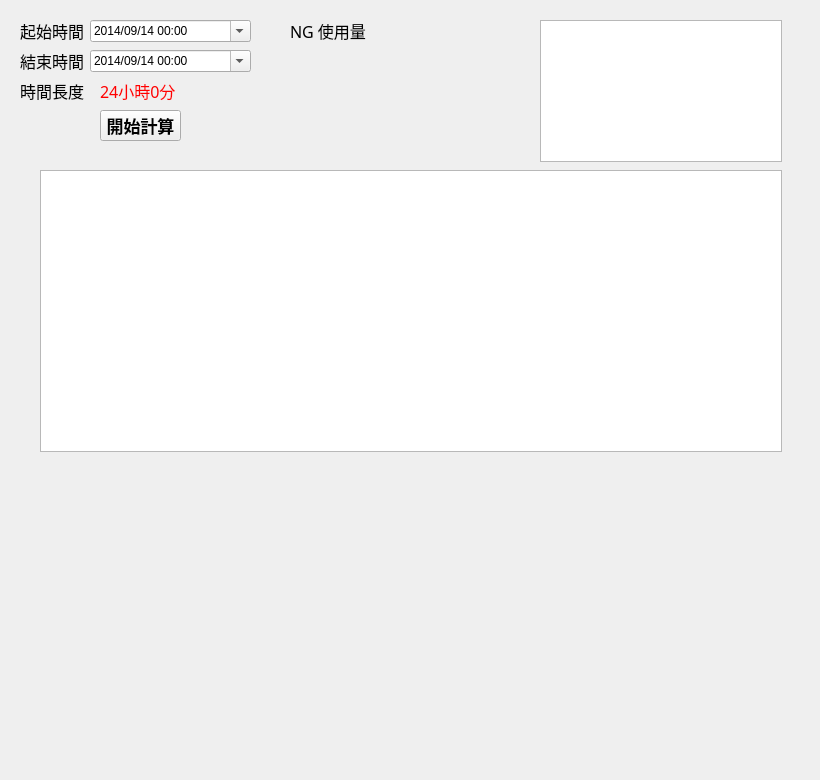
    <widget class="QWidget" name="tab_3">
     <attribute name="title">
      <string>NG 效益計算</string>
     </attribute>
     <widget class="QDateTimeEdit" name="dateTimeEdit">
      <property name="geometry">
       <rect>
        <x>90</x>
        <y>20</y>
        <width>161</width>
        <height>22</height>
       </rect>
      </property>
      <property name="maximumDateTime">
       <datetime>
        <hour>23</hour>
        <minute>59</minute>
        <second>59</second>
        <year>2030</year>
        <month>12</month>
        <day>31</day>
       </datetime>
      </property>
      <property name="minimumDateTime">
       <datetime>
        <hour>0</hour>
        <minute>0</minute>
        <second>0</second>
        <year>2014</year>
        <month>9</month>
        <day>14</day>
       </datetime>
      </property>
      <property name="displayFormat">
       <string>yyyy/MM/dd hh:mm</string>
      </property>
      <property name="calendarPopup">
       <bool>true</bool>
      </property>
      <property name="currentSectionIndex">
       <number>0</number>
      </property>
     </widget>
     <widget class="QDateTimeEdit" name="dateTimeEdit_2">
      <property name="geometry">
       <rect>
        <x>90</x>
        <y>50</y>
        <width>161</width>
        <height>22</height>
       </rect>
      </property>
      <property name="maximumDateTime">
       <datetime>
        <hour>23</hour>
        <minute>59</minute>
        <second>59</second>
        <year>2030</year>
        <month>12</month>
        <day>31</day>
       </datetime>
      </property>
      <property name="minimumDateTime">
       <datetime>
        <hour>0</hour>
        <minute>0</minute>
        <second>0</second>
        <year>2014</year>
        <month>9</month>
        <day>14</day>
       </datetime>
      </property>
      <property name="displayFormat">
       <string>yyyy/MM/dd hh:mm</string>
      </property>
      <property name="calendarPopup">
       <bool>true</bool>
      </property>
     </widget>
     <widget class="QLabel" name="label_25">
      <property name="geometry">
       <rect>
        <x>20</x>
        <y>80</y>
        <width>81</width>
        <height>21</height>
       </rect>
      </property>
      <property name="font">
       <font>
        <family>微軟正黑體</family>
        <pointsize>12</pointsize>
       </font>
      </property>
      <property name="text">
       <string>時間長度</string>
      </property>
     </widget>
     <widget class="QLabel" name="label_26">
      <property name="geometry">
       <rect>
        <x>100</x>
        <y>80</y>
        <width>91</width>
        <height>21</height>
       </rect>
      </property>
      <property name="font">
       <font>
        <family>微軟正黑體</family>
        <pointsize>12</pointsize>
       </font>
      </property>
      <property name="styleSheet">
       <string notr="true">color: rgb(255, 0, 0);</string>
      </property>
      <property name="text">
       <string>24小時0分</string>
      </property>
     </widget>
     <widget class="QTableWidget" name="tableWidget_4">
      <property name="geometry">
       <rect>
        <x>540</x>
        <y>20</y>
        <width>242</width>
        <height>142</height>
       </rect>
      </property>
      <property name="sizePolicy">
       <sizepolicy hsizetype="Expanding" vsizetype="Expanding">
        <horstretch>0</horstretch>
        <verstretch>0</verstretch>
       </sizepolicy>
      </property>
      <property name="horizontalScrollBarPolicy">
       <enum>Qt::ScrollBarAlwaysOff</enum>
      </property>
     </widget>
     <widget class="QTableWidget" name="tableWidget_5">
      <property name="geometry">
       <rect>
        <x>40</x>
        <y>170</y>
        <width>742</width>
        <height>282</height>
       </rect>
      </property>
     </widget>
     <widget class="QPushButton" name="pushButton_5">
      <property name="geometry">
       <rect>
        <x>100</x>
        <y>110</y>
        <width>81</width>
        <height>31</height>
       </rect>
      </property>
      <property name="font">
       <font>
        <family>微軟正黑體</family>
        <pointsize>13</pointsize>
        <bold>true</bold>
       </font>
      </property>
      <property name="text">
       <string>開始計算</string>
      </property>
     </widget>
     <widget class="QLabel" name="label_27">
      <property name="geometry">
       <rect>
        <x>20</x>
        <y>20</y>
        <width>71</width>
        <height>21</height>
       </rect>
      </property>
      <property name="font">
       <font>
        <family>微軟正黑體</family>
        <pointsize>12</pointsize>
       </font>
      </property>
      <property name="text">
       <string>起始時間</string>
      </property>
     </widget>
     <widget class="QLabel" name="label_28">
      <property name="geometry">
       <rect>
        <x>20</x>
        <y>50</y>
        <width>71</width>
        <height>21</height>
       </rect>
      </property>
      <property name="font">
       <font>
        <family>微軟正黑體</family>
        <pointsize>12</pointsize>
       </font>
      </property>
      <property name="text">
       <string>結束時間</string>
      </property>
     </widget>
     <widget class="QWidget" name="verticalLayoutWidget">
      <property name="geometry">
       <rect>
        <x>10</x>
        <y>460</y>
        <width>801</width>
        <height>311</height>
       </rect>
      </property>
      <layout class="QVBoxLayout" name="verticalLayout"/>
     </widget>
     <widget class="QLabel" name="label_29">
      <property name="geometry">
       <rect>
        <x>290</x>
        <y>20</y>
        <width>91</width>
        <height>21</height>
       </rect>
      </property>
      <property name="font">
       <font>
        <family>微軟正黑體</family>
        <pointsize>12</pointsize>
       </font>
      </property>
      <property name="text">
       <string>NG 使用量</string>
      </property>
     </widget>
     <widget class="QLabel" name="label_30">
      <property name="geometry">
       <rect>
        <x>270</x>
        <y>50</y>
        <width>131</width>
        <height>41</height>
       </rect>
      </property>
      <property name="font">
       <font>
        <family>微軟正黑體</family>
        <pointsize>12</pointsize>
       </font>
      </property>
      <property name="text">
       <string/>
      </property>
      <property name="alignment">
       <set>Qt::AlignCenter</set>
      </property>
     </widget>
    </widget>
